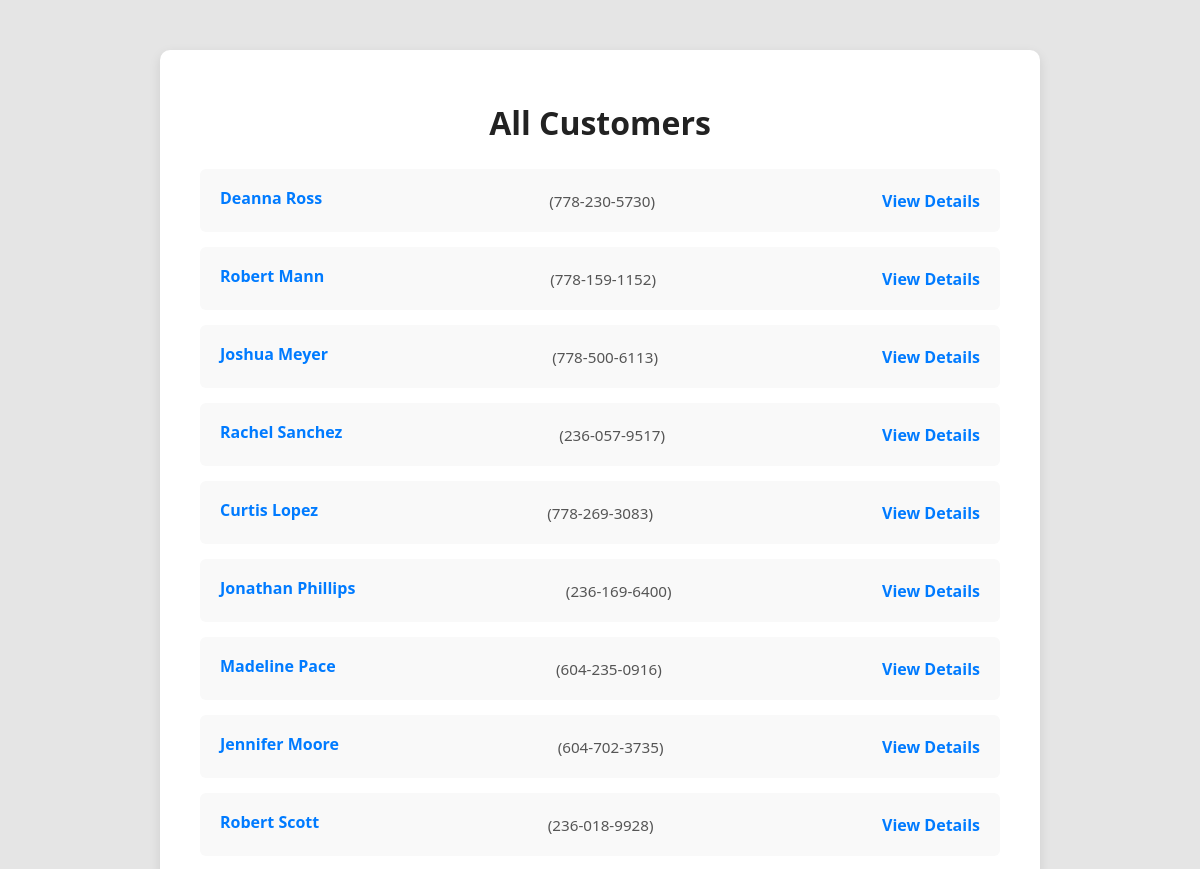
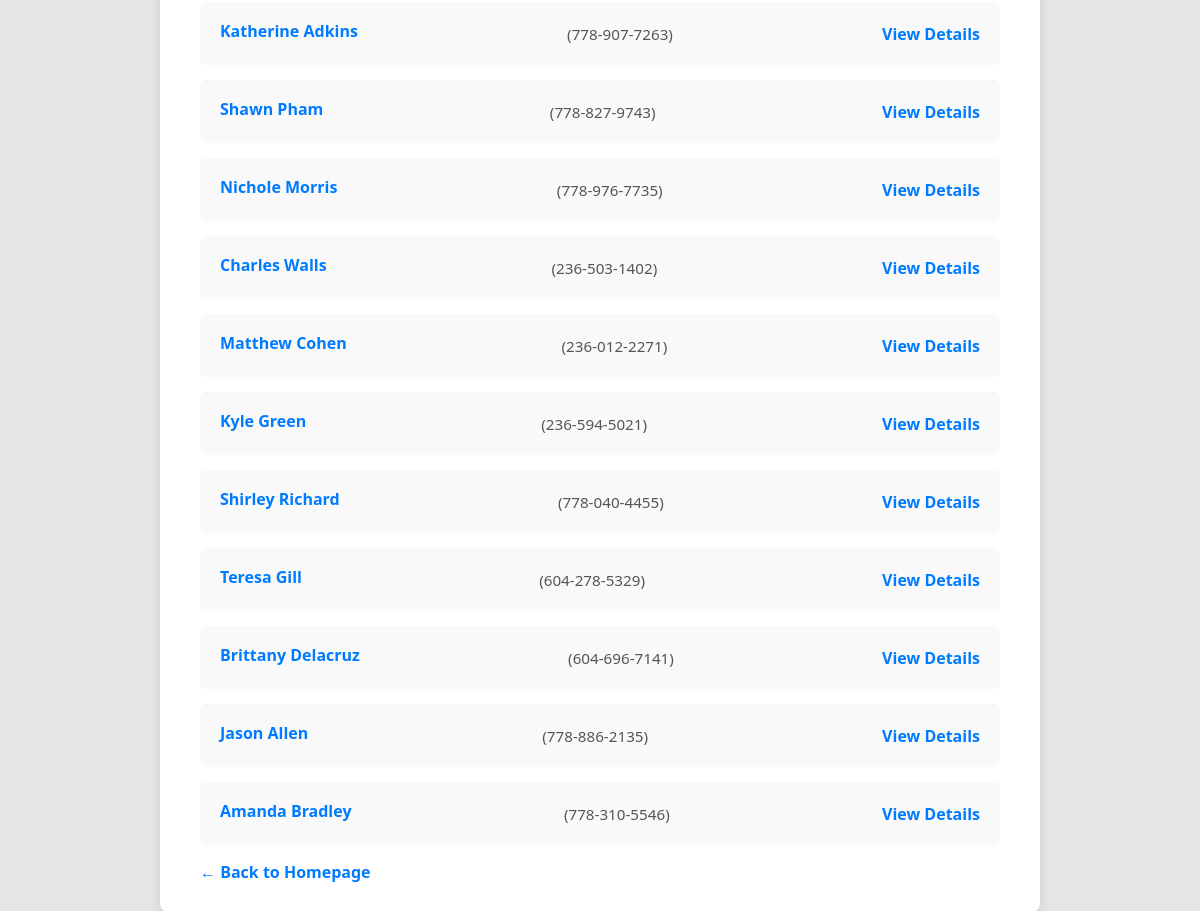
/Customers, run on the app's committed database (2 pictures, top to bottom).
### app.py (models this page shows)
class Customer(db.Model):
    __tablename__ = "Customers"
    id = mapped_column(Integer, primary_key=True)
    name = mapped_column(String)
    phone = mapped_column(String)

### app.py (the view)
@app.route("/Customers")
def show_customers():
    customers = db.session.execute(db.select(Customer)).scalars()
    return render_template("Customers.html", data = customers )

### templates/customers.html (shortened to what this page needs)
<!DOCTYPE html>
<html lang="en">
<head>
    <link rel="stylesheet" href="{{ url_for('static', filename='customers.css') }}">
</head>
<body>
    <div class="customers-container">
        <h1>All Customers</h1>
        <ul class="customers-list">
            {% for customer in data %}
            <li>
                <span class="customer-name">{{ customer.name }}</span>
                <span class="customer-phone">({{ customer.phone }})</span>
                <a class="customer-link" href="{{ url_for('customer_detail', id=customer.id) }}">
                    View Details
                </a>
            </li>
            {% endfor %}
        </ul>
        <a class="customer-link" href="{{ url_for('home') }}">← Back to Homepage</a>
    </div>
</body>
</html>

### static/customers.css (style rules this page uses)
body { font-family: 'Segoe UI', Tahoma, Geneva, Verdana, sans-serif; background-color: #e5e5e5; margin: 0; padding: 0; color: #333; }
.customers-container { max-width: 800px; margin: 50px auto; background-color: #ffffff; border-radius: 10px; padding: 30px 40px; box-shadow: 0 4px 12px rgba(0, 0, 0, 0.1); }
.customers-container h1 { color: #222; text-align: center; margin-bottom: 25px; }
.customers-list { list-style-type: none; padding: 0; }
.customers-list li { background-color: #f9f9f9; margin-bottom: 15px; padding: 18px 20px; border-radius: 6px; display: flex; justify-content: space-between; align-items: center; transition: background-color 0.2s ease-in-out; }
.customer-name { font-weight: bold; color: #007BFF; margin-bottom: 5px; }
.customer-phone { font-size: 0.95rem; color: #555; }
.customer-link { text-decoration: none; color: #007BFF; font-weight: bold; }

### data on the page
Customer: name "Deanna Ross", phone "778-230-5730"
Customer: name "Robert Mann", phone "778-159-1152"
Customer: name "Joshua Meyer", phone "778-500-6113"
Customer: name "Rachel Sanchez", phone "236-057-9517"
Customer: name "Curtis Lopez", phone "778-269-3083"
Customer: name "Jonathan Phillips", phone "236-169-6400"
Customer: name "Madeline Pace", phone "604-235-0916"
Customer: name "Jennifer Moore", phone "604-702-3735"
Customer: name "Robert Scott", phone "236-018-9928"
Customer: name "Katherine Adkins", phone "778-907-7263"
Customer: name "Shawn Pham", phone "778-827-9743"
Customer: name "Nichole Morris", phone "778-976-7735"
Customer: name "Charles Walls", phone "236-503-1402"
Customer: name "Matthew Cohen", phone "236-012-2271"
Customer: name "Kyle Green", phone "236-594-5021"
Customer: name "Shirley Richard", phone "778-040-4455"
Customer: name "Teresa Gill", phone "604-278-5329"
Customer: name "Brittany Delacruz", phone "604-696-7141"
Customer: name "Jason Allen", phone "778-886-2135"
Customer: name "Amanda Bradley", phone "778-310-5546"
